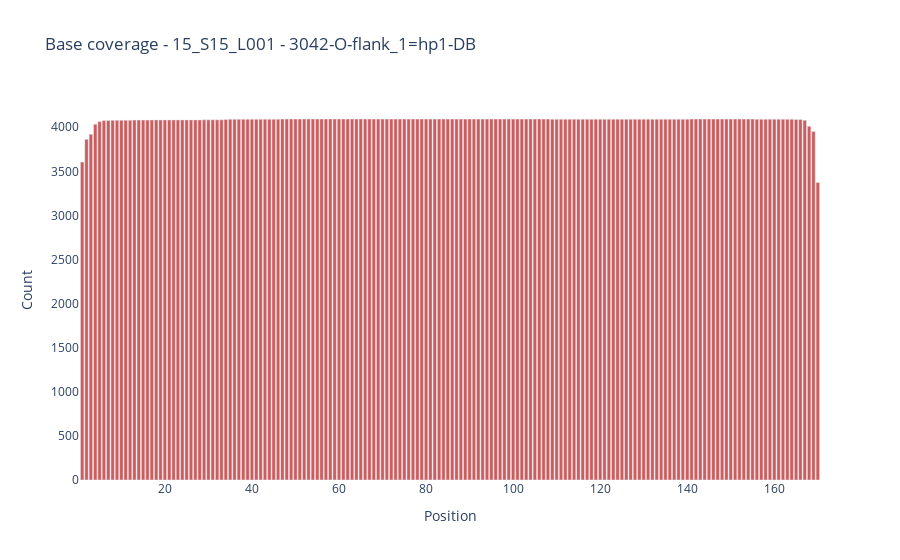

Source (notebook cell):
### Code cell
fig = study.base_coverage(
    min_cov = 1000,
    sample = ['15_S15_L001'],
    reference = ['3042-O-flank_1=hp1-DB'],
    section = ['full'],
    cluster = ['pop_avg'],
)['fig']
fig.show()

### Figure 1 — Plotly figure (JSON) as saved in the notebook; plotly's stock layout.template omitted (floating-point values rounded to 4 significant figures; data arrays with more than 128 entries replaced by an {"elided": "..."} marker saying what was removed)
{"data": [{"marker": {"color": "indianred"}, "showlegend": false, "type": "bar", "x": {"elided": "170 int values"}, "y": {"elided": "170 int values"}}], "layout": {"paper_bgcolor": "white", "plot_bgcolor": "white", "title": {"text": "Base coverage - 15_S15_L001 - 3042-O-flank_1=hp1-DB"}, "xaxis": {"title": {"text": "Position"}}, "yaxis": {"title": {"text": "Count"}}}}
